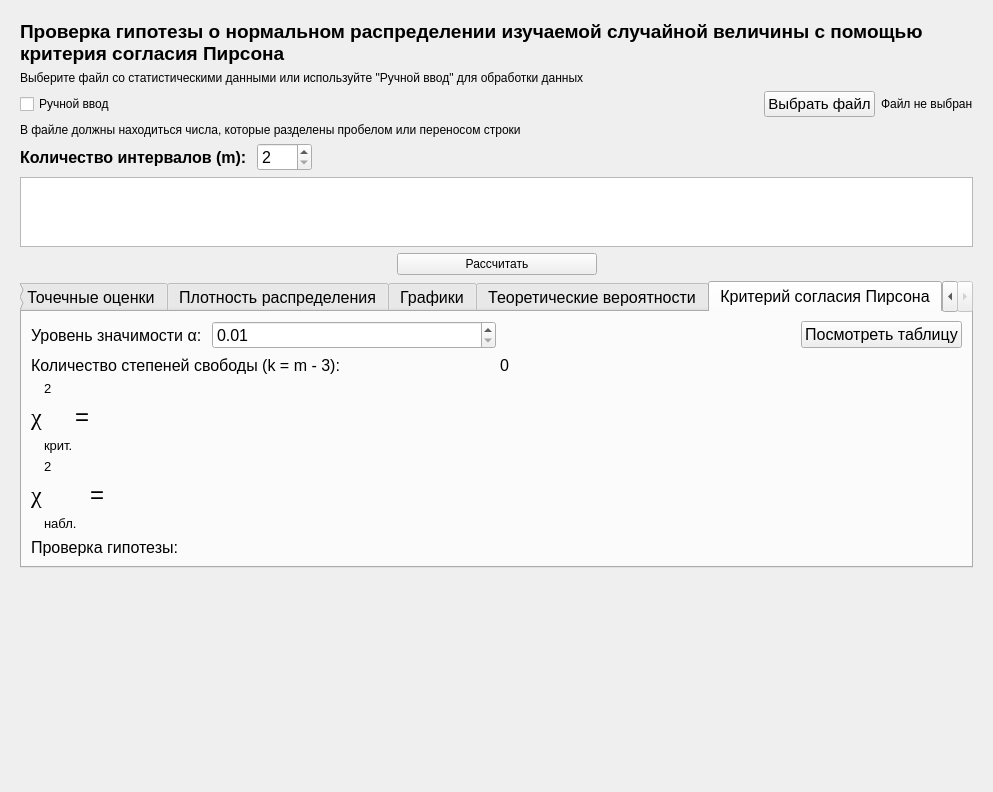
<?xml version="1.0" encoding="UTF-8"?>
<ui version="4.0">
 <class>Form</class>
 <widget class="QWidget" name="Form">
  <property name="geometry">
   <rect>
    <x>0</x>
    <y>0</y>
    <width>993</width>
    <height>792</height>
   </rect>
  </property>
  <property name="windowTitle">
   <string>Form</string>
  </property>
  <layout class="QVBoxLayout" name="verticalLayout">
   <item>
    <widget class="QScrollArea" name="scrollArea_10">
     <property name="frameShape">
      <enum>QFrame::NoFrame</enum>
     </property>
     <property name="verticalScrollBarPolicy">
      <enum>Qt::ScrollBarAlwaysOff</enum>
     </property>
     <property name="horizontalScrollBarPolicy">
      <enum>Qt::ScrollBarAlwaysOff</enum>
     </property>
     <property name="widgetResizable">
      <bool>true</bool>
     </property>
     <widget class="QWidget" name="scrollAreaWidgetContents_13">
      <property name="geometry">
       <rect>
        <x>0</x>
        <y>0</y>
        <width>975</width>
        <height>774</height>
       </rect>
      </property>
      <layout class="QVBoxLayout" name="verticalLayout_69">
       <item>
        <widget class="QLabel" name="infoLabel">
         <property name="font">
          <font>
           <pointsize>14</pointsize>
           <weight>75</weight>
           <bold>true</bold>
          </font>
         </property>
         <property name="text">
          <string>Проверка гипотезы о нормальном распределении изучаемой случайной величины с помощью критерия согласия Пирсона</string>
         </property>
         <property name="wordWrap">
          <bool>true</bool>
         </property>
        </widget>
       </item>
       <item>
        <widget class="QLabel" name="label_33">
         <property name="text">
          <string>Выберите файл со статистическими данными или используйте &quot;Ручной ввод&quot; для обработки данных</string>
         </property>
         <property name="wordWrap">
          <bool>true</bool>
         </property>
        </widget>
       </item>
       <item>
        <layout class="QHBoxLayout" name="horizontalLayout_54">
         <item>
          <widget class="QCheckBox" name="manualInput">
           <property name="text">
            <string>Ручной ввод</string>
           </property>
          </widget>
         </item>
         <item>
          <spacer name="horizontalSpacer_36">
           <property name="orientation">
            <enum>Qt::Horizontal</enum>
           </property>
           <property name="sizeHint" stdset="0">
            <size>
             <width>40</width>
             <height>20</height>
            </size>
           </property>
          </spacer>
         </item>
         <item>
          <widget class="QPushButton" name="openFile">
           <property name="font">
            <font>
             <pointsize>11</pointsize>
            </font>
           </property>
           <property name="text">
            <string>Выбрать файл</string>
           </property>
          </widget>
         </item>
         <item>
          <widget class="QLabel" name="selectedFile">
           <property name="font">
            <font>
             <pointsize>9</pointsize>
            </font>
           </property>
           <property name="text">
            <string>Файл не выбран</string>
           </property>
          </widget>
         </item>
        </layout>
       </item>
       <item>
        <widget class="QLabel" name="helpText">
         <property name="text">
          <string>В файле должны находиться числа, которые разделены пробелом или переносом строки</string>
         </property>
         <property name="wordWrap">
          <bool>true</bool>
         </property>
        </widget>
       </item>
       <item>
        <layout class="QHBoxLayout" name="horizontalLayout_62">
         <item>
          <widget class="QLabel" name="label_48">
           <property name="font">
            <font>
             <pointsize>12</pointsize>
             <weight>75</weight>
             <bold>true</bold>
            </font>
           </property>
           <property name="text">
            <string>Количество интервалов (m): </string>
           </property>
          </widget>
         </item>
         <item>
          <widget class="QSpinBox" name="intervalCount">
           <property name="enabled">
            <bool>true</bool>
           </property>
           <property name="sizePolicy">
            <sizepolicy hsizetype="Minimum" vsizetype="Fixed">
             <horstretch>0</horstretch>
             <verstretch>0</verstretch>
            </sizepolicy>
           </property>
           <property name="minimumSize">
            <size>
             <width>50</width>
             <height>0</height>
            </size>
           </property>
           <property name="font">
            <font>
             <pointsize>12</pointsize>
            </font>
           </property>
           <property name="minimum">
            <number>2</number>
           </property>
           <property name="maximum">
            <number>100</number>
           </property>
           <property name="value">
            <number>2</number>
           </property>
          </widget>
         </item>
         <item>
          <spacer name="horizontalSpacer_45">
           <property name="orientation">
            <enum>Qt::Horizontal</enum>
           </property>
           <property name="sizeType">
            <enum>QSizePolicy::Expanding</enum>
           </property>
           <property name="sizeHint" stdset="0">
            <size>
             <width>40</width>
             <height>20</height>
            </size>
           </property>
          </spacer>
         </item>
        </layout>
       </item>
       <item>
        <widget class="QTableWidget" name="table">
         <property name="enabled">
          <bool>true</bool>
         </property>
         <property name="sizePolicy">
          <sizepolicy hsizetype="Expanding" vsizetype="Maximum">
           <horstretch>0</horstretch>
           <verstretch>0</verstretch>
          </sizepolicy>
         </property>
         <property name="minimumSize">
          <size>
           <width>0</width>
           <height>0</height>
          </size>
         </property>
         <property name="font">
          <font>
           <pointsize>11</pointsize>
          </font>
         </property>
         <property name="verticalScrollBarPolicy">
          <enum>Qt::ScrollBarAlwaysOff</enum>
         </property>
         <property name="sizeAdjustPolicy">
          <enum>QAbstractScrollArea::AdjustToContents</enum>
         </property>
         <property name="editTriggers">
          <set>QAbstractItemView::NoEditTriggers</set>
         </property>
         <property name="textElideMode">
          <enum>Qt::ElideNone</enum>
         </property>
         <attribute name="horizontalHeaderVisible">
          <bool>false</bool>
         </attribute>
        </widget>
       </item>
       <item>
        <layout class="QHBoxLayout" name="horizontalLayout_56">
         <item>
          <spacer name="horizontalSpacer_38">
           <property name="orientation">
            <enum>Qt::Horizontal</enum>
           </property>
           <property name="sizeHint" stdset="0">
            <size>
             <width>40</width>
             <height>20</height>
            </size>
           </property>
          </spacer>
         </item>
         <item>
          <widget class="QPushButton" name="calculateButton">
           <property name="enabled">
            <bool>true</bool>
           </property>
           <property name="minimumSize">
            <size>
             <width>200</width>
             <height>0</height>
            </size>
           </property>
           <property name="text">
            <string>Рассчитать</string>
           </property>
          </widget>
         </item>
         <item>
          <spacer name="horizontalSpacer_39">
           <property name="orientation">
            <enum>Qt::Horizontal</enum>
           </property>
           <property name="sizeHint" stdset="0">
            <size>
             <width>40</width>
             <height>20</height>
            </size>
           </property>
          </spacer>
         </item>
        </layout>
       </item>
       <item>
        <widget class="QTabWidget" name="continuous_tabs">
         <property name="font">
          <font>
           <pointsize>12</pointsize>
          </font>
         </property>
         <property name="tabPosition">
          <enum>QTabWidget::North</enum>
         </property>
         <property name="tabShape">
          <enum>QTabWidget::Rounded</enum>
         </property>
         <property name="currentIndex">
          <number>5</number>
         </property>
         <property name="elideMode">
          <enum>Qt::ElideNone</enum>
         </property>
         <property name="usesScrollButtons">
          <bool>true</bool>
         </property>
         <property name="documentMode">
          <bool>false</bool>
         </property>
         <property name="tabsClosable">
          <bool>false</bool>
         </property>
         <property name="movable">
          <bool>false</bool>
         </property>
         <property name="tabBarAutoHide">
          <bool>false</bool>
         </property>
         <widget class="QWidget" name="continuous_parameters">
          <attribute name="title">
           <string>Основные характеристики</string>
          </attribute>
          <layout class="QHBoxLayout" name="horizontalLayout_48">
           <item>
            <widget class="QLabel" name="main_parameters_formulas">
             <property name="text">
              <string/>
             </property>
             <property name="pixmap">
              <pixmap>../images/lab5_formulas.png</pixmap>
             </property>
            </widget>
           </item>
           <item>
            <layout class="QVBoxLayout" name="verticalLayout_71">
             <property name="sizeConstraint">
              <enum>QLayout::SetFixedSize</enum>
             </property>
             <item>
              <layout class="QHBoxLayout" name="horizontalLayout_49">
               <property name="spacing">
                <number>2</number>
               </property>
               <item>
                <widget class="QLabel" name="label_18">
                 <property name="font">
                  <font>
                   <pointsize>18</pointsize>
                  </font>
                 </property>
                 <property name="text">
                  <string>x</string>
                 </property>
                </widget>
               </item>
               <item>
                <layout class="QVBoxLayout" name="verticalLayout_78">
                 <item>
                  <spacer name="verticalSpacer_34">
                   <property name="orientation">
                    <enum>Qt::Vertical</enum>
                   </property>
                   <property name="sizeType">
                    <enum>QSizePolicy::Maximum</enum>
                   </property>
                   <property name="sizeHint" stdset="0">
                    <size>
                     <width>10</width>
                     <height>40</height>
                    </size>
                   </property>
                  </spacer>
                 </item>
                 <item>
                  <widget class="QLabel" name="label_19">
                   <property name="font">
                    <font>
                     <pointsize>10</pointsize>
                    </font>
                   </property>
                   <property name="text">
                    <string>в</string>
                   </property>
                  </widget>
                 </item>
                </layout>
               </item>
               <item>
                <widget class="QLabel" name="label_20">
                 <property name="font">
                  <font>
                   <pointsize>18</pointsize>
                  </font>
                 </property>
                 <property name="text">
                  <string>=</string>
                 </property>
                </widget>
               </item>
               <item>
                <widget class="QLabel" name="xv_label">
                 <property name="font">
                  <font>
                   <pointsize>18</pointsize>
                  </font>
                 </property>
                 <property name="text">
                  <string/>
                 </property>
                </widget>
               </item>
               <item>
                <spacer name="horizontalSpacer_32">
                 <property name="orientation">
                  <enum>Qt::Horizontal</enum>
                 </property>
                 <property name="sizeHint" stdset="0">
                  <size>
                   <width>40</width>
                   <height>20</height>
                  </size>
                 </property>
                </spacer>
               </item>
              </layout>
             </item>
             <item>
              <layout class="QHBoxLayout" name="horizontalLayout_50">
               <property name="spacing">
                <number>2</number>
               </property>
               <item>
                <widget class="QLabel" name="label_21">
                 <property name="font">
                  <font>
                   <pointsize>18</pointsize>
                  </font>
                 </property>
                 <property name="text">
                  <string>D</string>
                 </property>
                </widget>
               </item>
               <item>
                <layout class="QVBoxLayout" name="verticalLayout_79">
                 <item>
                  <spacer name="verticalSpacer_42">
                   <property name="orientation">
                    <enum>Qt::Vertical</enum>
                   </property>
                   <property name="sizeType">
                    <enum>QSizePolicy::Minimum</enum>
                   </property>
                   <property name="sizeHint" stdset="0">
                    <size>
                     <width>10</width>
                     <height>40</height>
                    </size>
                   </property>
                  </spacer>
                 </item>
                 <item>
                  <widget class="QLabel" name="label_22">
                   <property name="font">
                    <font>
                     <pointsize>10</pointsize>
                    </font>
                   </property>
                   <property name="text">
                    <string>в</string>
                   </property>
                  </widget>
                 </item>
                </layout>
               </item>
               <item>
                <widget class="QLabel" name="label_23">
                 <property name="font">
                  <font>
                   <pointsize>18</pointsize>
                  </font>
                 </property>
                 <property name="text">
                  <string>=</string>
                 </property>
                </widget>
               </item>
               <item>
                <widget class="QLabel" name="dv_label">
                 <property name="font">
                  <font>
                   <pointsize>18</pointsize>
                  </font>
                 </property>
                 <property name="text">
                  <string/>
                 </property>
                </widget>
               </item>
               <item>
                <spacer name="horizontalSpacer_33">
                 <property name="orientation">
                  <enum>Qt::Horizontal</enum>
                 </property>
                 <property name="sizeHint" stdset="0">
                  <size>
                   <width>40</width>
                   <height>20</height>
                  </size>
                 </property>
                </spacer>
               </item>
              </layout>
             </item>
             <item>
              <layout class="QHBoxLayout" name="horizontalLayout_51">
               <property name="spacing">
                <number>2</number>
               </property>
               <item>
                <widget class="QLabel" name="label_24">
                 <property name="font">
                  <font>
                   <pointsize>18</pointsize>
                  </font>
                 </property>
                 <property name="text">
                  <string>σ</string>
                 </property>
                </widget>
               </item>
               <item>
                <layout class="QVBoxLayout" name="verticalLayout_80">
                 <item>
                  <spacer name="verticalSpacer_43">
                   <property name="orientation">
                    <enum>Qt::Vertical</enum>
                   </property>
                   <property name="sizeType">
                    <enum>QSizePolicy::Minimum</enum>
                   </property>
                   <property name="sizeHint" stdset="0">
                    <size>
                     <width>10</width>
                     <height>40</height>
                    </size>
                   </property>
                  </spacer>
                 </item>
                 <item>
                  <widget class="QLabel" name="label_25">
                   <property name="font">
                    <font>
                     <pointsize>10</pointsize>
                    </font>
                   </property>
                   <property name="text">
                    <string>в</string>
                   </property>
                  </widget>
                 </item>
                </layout>
               </item>
               <item>
                <widget class="QLabel" name="label_26">
                 <property name="font">
                  <font>
                   <pointsize>18</pointsize>
                  </font>
                 </property>
                 <property name="text">
                  <string>=</string>
                 </property>
                </widget>
               </item>
               <item>
                <widget class="QLabel" name="sigma_v_label">
                 <property name="font">
                  <font>
                   <pointsize>18</pointsize>
                  </font>
                 </property>
                 <property name="text">
                  <string/>
                 </property>
                </widget>
               </item>
               <item>
                <spacer name="horizontalSpacer_34">
                 <property name="orientation">
                  <enum>Qt::Horizontal</enum>
                 </property>
                 <property name="sizeHint" stdset="0">
                  <size>
                   <width>40</width>
                   <height>20</height>
                  </size>
                 </property>
                </spacer>
               </item>
              </layout>
             </item>
             <item>
              <layout class="QHBoxLayout" name="horizontalLayout_52">
               <property name="spacing">
                <number>2</number>
               </property>
               <item>
                <widget class="QLabel" name="label_27">
                 <property name="font">
                  <font>
                   <pointsize>18</pointsize>
                  </font>
                 </property>
                 <property name="text">
                  <string>S </string>
                 </property>
                </widget>
               </item>
               <item>
                <widget class="QLabel" name="label_28">
                 <property name="font">
                  <font>
                   <pointsize>18</pointsize>
                  </font>
                 </property>
                 <property name="text">
                  <string>=</string>
                 </property>
                </widget>
               </item>
               <item>
                <widget class="QLabel" name="s_label">
                 <property name="font">
                  <font>
                   <pointsize>18</pointsize>
                  </font>
                 </property>
                 <property name="text">
                  <string/>
                 </property>
                </widget>
               </item>
               <item>
                <spacer name="horizontalSpacer_35">
                 <property name="orientation">
                  <enum>Qt::Horizontal</enum>
                 </property>
                 <property name="sizeHint" stdset="0">
                  <size>
                   <width>40</width>
                   <height>20</height>
                  </size>
                 </property>
                </spacer>
               </item>
              </layout>
             </item>
            </layout>
           </item>
          </layout>
         </widget>
         <widget class="QWidget" name="continuous_info">
          <attribute name="title">
           <string>Точечные оценки</string>
          </attribute>
          <layout class="QHBoxLayout" name="horizontalLayout">
           <item>
            <widget class="QLabel" name="label">
             <property name="text">
              <string/>
             </property>
            </widget>
           </item>
           <item>
            <layout class="QVBoxLayout" name="verticalLayout_73">
             <property name="sizeConstraint">
              <enum>QLayout::SetFixedSize</enum>
             </property>
             <item>
              <layout class="QHBoxLayout" name="horizontalLayout_60">
               <property name="spacing">
                <number>2</number>
               </property>
               <item>
                <widget class="QLabel" name="label_42">
                 <property name="font">
                  <font>
                   <pointsize>18</pointsize>
                  </font>
                 </property>
                 <property name="text">
                  <string>a</string>
                 </property>
                </widget>
               </item>
               <item>
                <layout class="QVBoxLayout" name="verticalLayout_85">
                 <item>
                  <widget class="QLabel" name="label_43">
                   <property name="font">
                    <font>
                     <pointsize>10</pointsize>
                    </font>
                   </property>
                   <property name="text">
                    <string>*</string>
                   </property>
                  </widget>
                 </item>
                 <item>
                  <spacer name="verticalSpacer_37">
                   <property name="orientation">
                    <enum>Qt::Vertical</enum>
                   </property>
                   <property name="sizeType">
                    <enum>QSizePolicy::Maximum</enum>
                   </property>
                   <property name="sizeHint" stdset="0">
                    <size>
                     <width>10</width>
                     <height>40</height>
                    </size>
                   </property>
                  </spacer>
                 </item>
                </layout>
               </item>
               <item>
                <widget class="QLabel" name="label_10">
                 <property name="font">
                  <font>
                   <pointsize>18</pointsize>
                  </font>
                 </property>
                 <property name="text">
                  <string>=</string>
                 </property>
                </widget>
               </item>
               <item>
                <widget class="QLabel" name="avg_selected_formula">
                 <property name="text">
                  <string/>
                 </property>
                </widget>
               </item>
               <item>
                <widget class="QLabel" name="label_44">
                 <property name="font">
                  <font>
                   <pointsize>18</pointsize>
                  </font>
                 </property>
                 <property name="text">
                  <string>=</string>
                 </property>
                </widget>
               </item>
               <item>
                <widget class="QLabel" name="a_label">
                 <property name="font">
                  <font>
                   <pointsize>18</pointsize>
                  </font>
                 </property>
                 <property name="text">
                  <string/>
                 </property>
                </widget>
               </item>
               <item>
                <spacer name="horizontalSpacer_43">
                 <property name="orientation">
                  <enum>Qt::Horizontal</enum>
                 </property>
                 <property name="sizeHint" stdset="0">
                  <size>
                   <width>40</width>
                   <height>20</height>
                  </size>
                 </property>
                </spacer>
               </item>
              </layout>
             </item>
             <item>
              <layout class="QHBoxLayout" name="horizontalLayout_61">
               <property name="spacing">
                <number>2</number>
               </property>
               <item>
                <widget class="QLabel" name="label_45">
                 <property name="font">
                  <font>
                   <pointsize>18</pointsize>
                  </font>
                 </property>
                 <property name="text">
                  <string>σ</string>
                 </property>
                </widget>
               </item>
               <item>
                <layout class="QVBoxLayout" name="verticalLayout_86">
                 <item>
                  <widget class="QLabel" name="label_46">
                   <property name="font">
                    <font>
                     <pointsize>10</pointsize>
                    </font>
                   </property>
                   <property name="text">
                    <string>*</string>
                   </property>
                  </widget>
                 </item>
                 <item>
                  <spacer name="verticalSpacer_46">
                   <property name="orientation">
                    <enum>Qt::Vertical</enum>
                   </property>
                   <property name="sizeType">
                    <enum>QSizePolicy::Minimum</enum>
                   </property>
                   <property name="sizeHint" stdset="0">
                    <size>
                     <width>10</width>
                     <height>40</height>
                    </size>
                   </property>
                  </spacer>
                 </item>
                </layout>
               </item>
               <item>
                <widget class="QLabel" name="label_11">
                 <property name="font">
                  <font>
                   <pointsize>18</pointsize>
                  </font>
                 </property>
                 <property name="text">
                  <string>=</string>
                 </property>
                </widget>
               </item>
               <item>
                <widget class="QLabel" name="sigma_formula">
                 <property name="text">
                  <string/>
                 </property>
                </widget>
               </item>
               <item>
                <widget class="QLabel" name="label_47">
                 <property name="font">
                  <font>
                   <pointsize>18</pointsize>
                  </font>
                 </property>
                 <property name="text">
                  <string>=</string>
                 </property>
                </widget>
               </item>
               <item>
                <widget class="QLabel" name="sigma_label">
                 <property name="font">
                  <font>
                   <pointsize>18</pointsize>
                  </font>
                 </property>
                 <property name="text">
                  <string/>
                 </property>
                </widget>
               </item>
               <item>
                <spacer name="horizontalSpacer_44">
                 <property name="orientation">
                  <enum>Qt::Horizontal</enum>
                 </property>
                 <property name="sizeHint" stdset="0">
                  <size>
                   <width>40</width>
                   <height>20</height>
                  </size>
                 </property>
                </spacer>
               </item>
              </layout>
             </item>
            </layout>
           </item>
          </layout>
         </widget>
         <widget class="QWidget" name="continuous_function">
          <attribute name="title">
           <string>Плотность распределения</string>
          </attribute>
          <layout class="QHBoxLayout" name="continuous_function_layout">
           <item>
            <layout class="QVBoxLayout" name="verticalLayout_81">
             <item>
              <widget class="QLabel" name="label_29">
               <property name="text">
                <string>Функция плотности</string>
               </property>
              </widget>
             </item>
             <item>
              <layout class="QHBoxLayout" name="horizontalLayout_53">
               <item>
                <widget class="QLabel" name="densityLabel">
                 <property name="text">
                  <string/>
                 </property>
                 <property name="pixmap">
                  <pixmap>../images/lab6_density.png</pixmap>
                 </property>
                 <property name="alignment">
                  <set>Qt::AlignLeading|Qt::AlignLeft|Qt::AlignTop</set>
                 </property>
                </widget>
               </item>
               <item>
                <widget class="QWidget" name="density_plot" native="true"/>
               </item>
              </layout>
             </item>
            </layout>
           </item>
          </layout>
         </widget>
         <widget class="QWidget" name="continuous_rel_histpolygon">
          <attribute name="title">
           <string>Графики</string>
          </attribute>
         </widget>
         <widget class="QWidget" name="probabilites">
          <attribute name="title">
           <string>Теоретические вероятности</string>
          </attribute>
          <layout class="QVBoxLayout" name="verticalLayout_3">
           <item>
            <layout class="QHBoxLayout" name="horizontalLayout_5">
             <item>
              <widget class="QLabel" name="label_6">
               <property name="text">
                <string>Интервал:</string>
               </property>
              </widget>
             </item>
             <item>
              <widget class="QComboBox" name="intervals_combobox"/>
             </item>
            </layout>
           </item>
           <item>
            <layout class="QHBoxLayout" name="horizontalLayout_6">
             <item>
              <widget class="QLabel" name="pi_normal_formula">
               <property name="text">
                <string/>
               </property>
               <property name="pixmap">
                <pixmap>../images/lab6_prob.png</pixmap>
               </property>
              </widget>
             </item>
             <item>
              <widget class="QLabel" name="label_9">
               <property name="sizePolicy">
                <sizepolicy hsizetype="Minimum" vsizetype="Preferred">
                 <horstretch>0</horstretch>
                 <verstretch>0</verstretch>
                </sizepolicy>
               </property>
               <property name="font">
                <font>
                 <family>Cambria Math</family>
                 <pointsize>21</pointsize>
                 <italic>false</italic>
                </font>
               </property>
               <property name="text">
                <string>=</string>
               </property>
              </widget>
             </item>
             <item>
              <widget class="QLabel" name="prob_label">
               <property name="font">
                <font>
                 <pointsize>21</pointsize>
                </font>
               </property>
               <property name="text">
                <string/>
               </property>
              </widget>
             </item>
            </layout>
           </item>
          </layout>
         </widget>
         <widget class="QWidget" name="pearson_criteria">
          <attribute name="title">
           <string>Критерий согласия Пирсона</string>
          </attribute>
          <layout class="QVBoxLayout" name="verticalLayout_2">
           <item>
            <layout class="QHBoxLayout" name="horizontalLayout_2">
             <item>
              <widget class="QLabel" name="label_2">
               <property name="text">
                <string>Уровень значимости α: </string>
               </property>
              </widget>
             </item>
             <item>
              <widget class="QDoubleSpinBox" name="alpha">
               <property name="sizePolicy">
                <sizepolicy hsizetype="MinimumExpanding" vsizetype="Fixed">
                 <horstretch>0</horstretch>
                 <verstretch>0</verstretch>
                </sizepolicy>
               </property>
               <property name="minimum">
                <double>0.010000000000000</double>
               </property>
               <property name="maximum">
                <double>1.000000000000000</double>
               </property>
               <property name="singleStep">
                <double>0.010000000000000</double>
               </property>
               <property name="value">
                <double>0.010000000000000</double>
               </property>
              </widget>
             </item>
             <item>
              <widget class="QLabel" name="label_4">
               <property name="text">
                <string/>
               </property>
              </widget>
             </item>
             <item>
              <spacer name="horizontalSpacer">
               <property name="orientation">
                <enum>Qt::Horizontal</enum>
               </property>
               <property name="sizeHint" stdset="0">
                <size>
                 <width>40</width>
                 <height>20</height>
                </size>
               </property>
              </spacer>
             </item>
             <item>
              <widget class="QPushButton" name="viewTable">
               <property name="text">
                <string>Посмотреть таблицу</string>
               </property>
              </widget>
             </item>
            </layout>
           </item>
           <item>
            <layout class="QHBoxLayout" name="horizontalLayout_3">
             <item>
              <widget class="QLabel" name="label_5">
               <property name="text">
                <string>Количество степеней свободы (k = m - 3):</string>
               </property>
              </widget>
             </item>
             <item>
              <widget class="QLabel" name="k_label">
               <property name="text">
                <string>0</string>
               </property>
              </widget>
             </item>
            </layout>
           </item>
           <item>
            <layout class="QHBoxLayout" name="horizontalLayout_57">
             <property name="spacing">
              <number>2</number>
             </property>
             <item>
              <widget class="QLabel" name="label_34">
               <property name="font">
                <font>
                 <family>Times New Roman</family>
                 <pointsize>18</pointsize>
                </font>
               </property>
               <property name="text">
                <string>χ</string>
               </property>
              </widget>
             </item>
             <item>
              <layout class="QVBoxLayout" name="verticalLayout_83">
               <item>
                <widget class="QLabel" name="label_35">
                 <property name="font">
                  <font>
                   <pointsize>10</pointsize>
                  </font>
                 </property>
                 <property name="text">
                  <string>2</string>
                 </property>
                </widget>
               </item>
               <item>
                <spacer name="verticalSpacer_44">
                 <property name="orientation">
                  <enum>Qt::Vertical</enum>
                 </property>
                 <property name="sizeType">
                  <enum>QSizePolicy::Minimum</enum>
                 </property>
                 <property name="sizeHint" stdset="0">
                  <size>
                   <width>10</width>
                   <height>40</height>
                  </size>
                 </property>
                </spacer>
               </item>
               <item>
                <widget class="QLabel" name="label_8">
                 <property name="font">
                  <font>
                   <pointsize>10</pointsize>
                  </font>
                 </property>
                 <property name="text">
                  <string>крит.</string>
                 </property>
                </widget>
               </item>
              </layout>
             </item>
             <item>
              <widget class="QLabel" name="label_36">
               <property name="font">
                <font>
                 <pointsize>18</pointsize>
                </font>
               </property>
               <property name="text">
                <string>=</string>
               </property>
              </widget>
             </item>
             <item>
              <widget class="QLabel" name="chi2_label">
               <property name="font">
                <font>
                 <pointsize>18</pointsize>
                </font>
               </property>
               <property name="text">
                <string/>
               </property>
              </widget>
             </item>
             <item>
              <spacer name="horizontalSpacer_40">
               <property name="orientation">
                <enum>Qt::Horizontal</enum>
               </property>
               <property name="sizeHint" stdset="0">
                <size>
                 <width>40</width>
                 <height>20</height>
                </size>
               </property>
              </spacer>
             </item>
            </layout>
           </item>
           <item>
            <layout class="QHBoxLayout" name="horizontalLayout_55">
             <property name="spacing">
              <number>2</number>
             </property>
             <item>
              <widget class="QLabel" name="label_30">
               <property name="font">
                <font>
                 <family>Times New Roman</family>
                 <pointsize>18</pointsize>
                </font>
               </property>
               <property name="text">
                <string>χ</string>
               </property>
              </widget>
             </item>
             <item>
              <layout class="QVBoxLayout" name="verticalLayout_82">
               <item>
                <widget class="QLabel" name="label_3">
                 <property name="font">
                  <font>
                   <pointsize>10</pointsize>
                  </font>
                 </property>
                 <property name="text">
                  <string>2</string>
                 </property>
                </widget>
               </item>
               <item>
                <spacer name="verticalSpacer_36">
                 <property name="orientation">
                  <enum>Qt::Vertical</enum>
                 </property>
                 <property name="sizeType">
                  <enum>QSizePolicy::Maximum</enum>
                 </property>
                 <property name="sizeHint" stdset="0">
                  <size>
                   <width>10</width>
                   <height>40</height>
                  </size>
                 </property>
                </spacer>
               </item>
               <item>
                <widget class="QLabel" name="label_31">
                 <property name="font">
                  <font>
                   <pointsize>10</pointsize>
                  </font>
                 </property>
                 <property name="text">
                  <string>набл.</string>
                 </property>
                </widget>
               </item>
              </layout>
             </item>
             <item>
              <widget class="QLabel" name="observed_value">
               <property name="text">
                <string/>
               </property>
               <property name="pixmap">
                <pixmap>../images/lab6_chi2.jpg</pixmap>
               </property>
              </widget>
             </item>
             <item>
              <widget class="QLabel" name="label_32">
               <property name="font">
                <font>
                 <pointsize>18</pointsize>
                </font>
               </property>
               <property name="text">
                <string>=</string>
               </property>
              </widget>
             </item>
             <item>
              <widget class="QLabel" name="chi2_exp_label">
               <property name="font">
                <font>
                 <pointsize>18</pointsize>
                </font>
               </property>
               <property name="text">
                <string/>
               </property>
              </widget>
             </item>
             <item>
              <spacer name="horizontalSpacer_37">
               <property name="orientation">
                <enum>Qt::Horizontal</enum>
               </property>
               <property name="sizeHint" stdset="0">
                <size>
                 <width>40</width>
                 <height>20</height>
                </size>
               </property>
              </spacer>
             </item>
            </layout>
           </item>
           <item>
            <layout class="QHBoxLayout" name="horizontalLayout_4">
             <item>
              <widget class="QLabel" name="label_7">
               <property name="text">
                <string>Проверка гипотезы:</string>
               </property>
              </widget>
             </item>
             <item>
              <widget class="QLabel" name="checkResult_label">
               <property name="text">
                <string/>
               </property>
              </widget>
             </item>
            </layout>
           </item>
          </layout>
         </widget>
        </widget>
       </item>
       <item>
        <spacer name="verticalSpacer_35">
         <property name="orientation">
          <enum>Qt::Vertical</enum>
         </property>
         <property name="sizeHint" stdset="0">
          <size>
           <width>14</width>
           <height>15</height>
          </size>
         </property>
        </spacer>
       </item>
      </layout>
     </widget>
    </widget>
   </item>
  </layout>
 </widget>
 <resources/>
 <connections/>
</ui>
